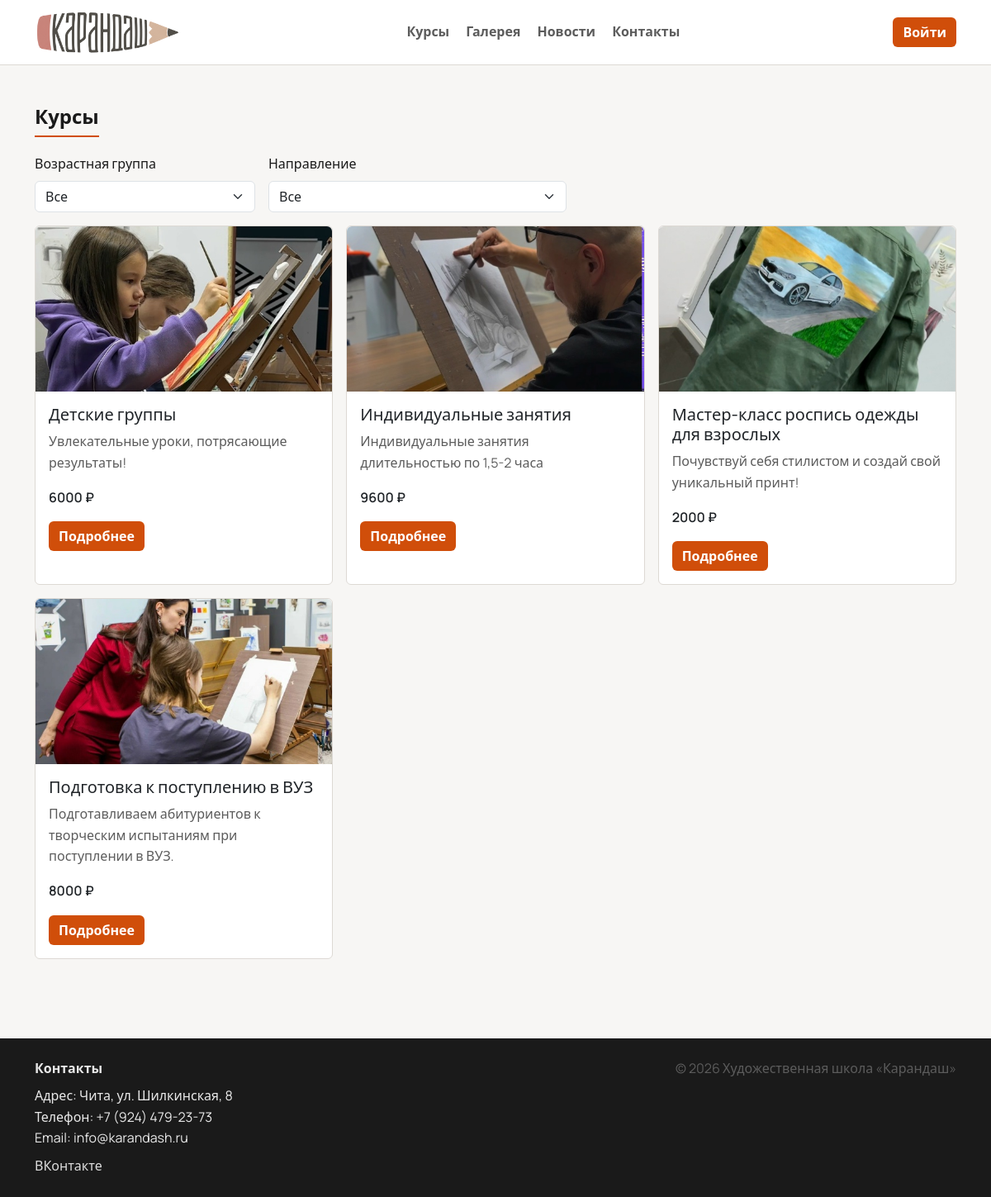
Page /courses/ on the committed database.
### main/models.py (models this page shows, shortened)
class Course(models.Model):
    AGE_3_6 = "3-6"
    AGE_7_10 = "7-10"
    AGE_11_14 = "11-14"
    AGE_15_PLUS = "15+"
    AGE_CHOICES = (
        (AGE_3_6, "3–6"),
        (AGE_7_10, "7–10"),
        (AGE_11_14, "11–14"),
        (AGE_15_PLUS, "15+"),
    )
    DIR_PAINTING = "painting"
    DIR_GRAPHICS = "graphics"
    DIR_SCULPT = "sculpt"
    DIR_MIXED = "mixed"
    DIR_COMPOSITION = "composition"
    DIRECTION_CHOICES = (
        (DIR_PAINTING, "Живопись"),
        (DIR_GRAPHICS, "Графика"),
        (DIR_SCULPT, "Лепка"),
        (DIR_MIXED, "Смешанная техника"),
        (DIR_COMPOSITION, "Композиция"),
    )
    title = models.CharField("Название", max_length=255)
    slug = models.SlugField("Slug", max_length=255, unique=True, blank=True)
    short_description = models.CharField("Короткое описание", max_length=300)
    description = models.TextField("Описание")
    price = models.PositiveIntegerField("Цена", default=0)
    age_group = models.CharField("Возраст", max_length=20, choices=AGE_CHOICES)
    direction = models.CharField("Направление", max_length=30, choices=DIRECTION_CHOICES)
    image = models.FileField("Картинка", upload_to="courses/", blank=True, null=True)
    schedule = models.TextField("Расписание", blank=True)
    is_active = models.BooleanField("Активно", default=True)
    created_at = models.DateTimeField("Создано", auto_now_add=True)

### main/views.py (the view)
# urls.py: path("courses/", views.courses_list, name="courses"),
def courses_list(request):
    qs = Course.objects.filter(is_active=True).order_by("title")
    age = (request.GET.get("age") or "").strip()
    direction = (request.GET.get("direction") or "").strip()
    if age:
        qs = qs.filter(age_group=age)
    if direction:
        qs = qs.filter(direction=direction)
    paginator = Paginator(qs, 9)
    page_number = request.GET.get("page")
    page_obj = paginator.get_page(page_number)
    return render(
        request,
        "main/courses_list.html",
        {
            "page_obj": page_obj,
            "age": age,
            "direction": direction,
            "age_choices": Course.AGE_CHOICES,
            "direction_choices": Course.DIRECTION_CHOICES,
        },
    )

### templates/main/courses_list.html (shortened to what this page needs)
{% extends 'base.html' %}
{% block content %}
  <section class="py-5">
    <div class="container">
      <h2 class="section-title">Курсы</h2>
      <form method="get" class="row g-3 align-items-end mb-3">
        <div class="col-md-3">
          <label class="form-label">Возрастная группа</label>
          <select class="form-select" name="age" onchange="this.form.submit()">
            <option value="">Все</option>
          </select>
        </div>
        <div class="col-md-4">
          <label class="form-label">Направление</label>
          <select class="form-select" name="direction" onchange="this.form.submit()">
            <option value="">Все</option>
          </select>
        </div>
      </form>
      <div class="row g-3">
        {% for c in page_obj %}
          <div class="col-md-4">
            <div class="card card-interactive h-100">
              {% if c.image %}<img src="{{ c.image.url }}" class="card-img-top" alt="">{% endif %}
              <div class="card-body">
                <h5 class="card-title">{{ c.title }}</h5>
                <p class="text-muted">{{ c.short_description }}</p>
                <div class="fw-semibold mb-3">{{ c.price }} ₽</div>
                <a class="btn btn-primary" href="{% url 'course_detail' c.slug %}">Подробнее</a>
              </div>
            </div>
          </div>
        {% empty %}
          <div class="col-12 text-muted text-center">Курсов не найдено.</div>
        {% endfor %}
      </div>
    </div>
  </section>
{% endblock %}

### static/css/style.css (style rules this page uses)
:root { --bg: #f7f6f4; --surface-solid: #ffffff; --text: #1a1a1a; --muted: #5c5c5c; --border: #ddd9d4; --brand: #d04e0a; --brand-hover: #b84409; --radius: 6px; }
body { font-family: "Manrope", system-ui, -apple-system, "Segoe UI", Arial, sans-serif; color: var(--text); background: var(--bg); line-height: 1.6; }
.text-muted { color: var(--muted) !important; }
.btn-primary { background: var(--brand); border: 0; border-radius: var(--radius); font-weight: 600; }
.btn, .form-control, .form-select, .dropdown-menu, .alert { border-radius: var(--radius); }
.card { border: 1px solid var(--border); border-radius: var(--radius); background: var(--surface-solid); box-shadow: none; }
.card-interactive { position: relative; transition: border-color .15s ease; }
.card-img-top { height: 200px; object-fit: cover; border-radius: var(--radius) var(--radius) 0 0; }
.section-title { font-weight: 700; font-size: 1.5rem; text-align: left; margin-bottom: 1.25rem; padding-bottom: .5rem; border-bottom: 2px solid var(--brand); display: inline-block; }

### rows in the picture
Course: image (picture), title "Детские группы", short_description "Увлекательные уроки, потрясающие результаты!", price "6000"
Course: image (picture), title "Индивидуальные занятия", short_description "Индивидуальные занятия длительностью по 1,5-2 часа", price "9600"
Course: image (picture), title "Мастер-класс роспись одежды для взрослых", short_description "Почувствуй себя стилистом и создай свой уникальный принт!", price "2000"
Course: image (picture), title "Подготовка к поступлению в ВУЗ", short_description "Подготавливаем абитуриентов к творческим испытаниям при поступлении в ВУЗ.", price "8000"
